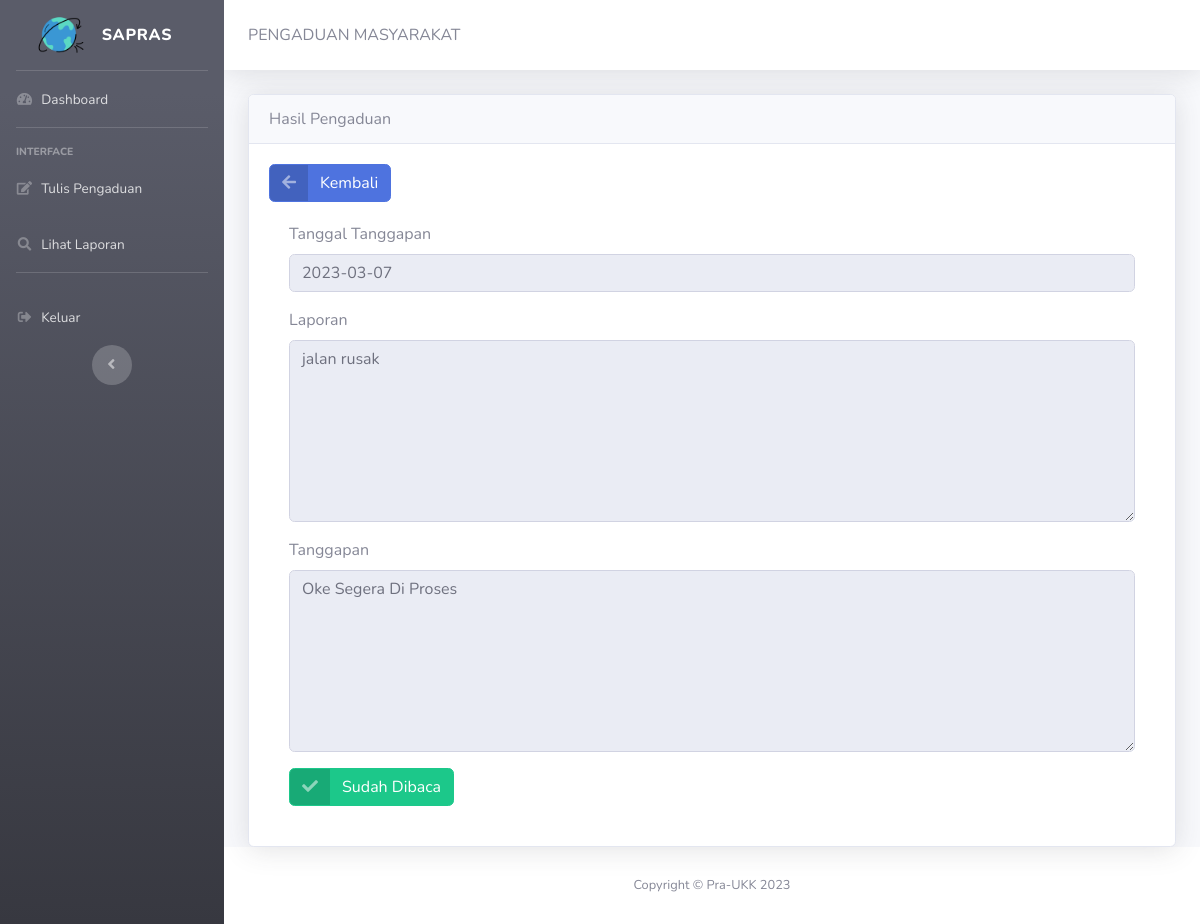
The app's page /masyarakat.php?url=lihat_tanggapan&id=9 (signed in) with its own data.
### tables this page shows
CREATE TABLE `tanggapan` (
  `id_tanggapan` int(11) NOT NULL,
  `id_pengaduan` int(11) NOT NULL,
  `tgl_tanggapan` date NOT NULL,
  `tanggapan` text NOT NULL,
  `id_petugas` int(11) NOT NULL
);

CREATE TABLE `pengaduan` (
  `id_pengaduan` int(11) NOT NULL,
  `tgl_pengaduan` date NOT NULL,
  `nik` varchar(16) NOT NULL,
  `isi_laporan` text NOT NULL,
  `foto` varchar(255) NOT NULL,
  `status` enum('0','proses','tolak','selesai','dibaca') NOT NULL
);

### lihat_tanggapan.php (the view, shortened to what this page needs)
<!DOCTYPE html>
<html lang="en">
<head>
    <link href="vendor/fontawesome-free/css/all.min.css" rel="stylesheet" type="text/css" />
    <link href="css/sb-admin-2.min.css" rel="stylesheet" />
</head>
<body id="page-top">
    <div class="card shadow">
        <div class="card-header">
            Hasil Pengaduan
        </div>
        <div class="card-body">
            <div class="from-group cols-sm-6">
                <a href="?url=lihat_pengaduan" class="btn btn-primary btn-icon-split">
                    <span class="icon text-white-50">
                        <i class="fas fa-arrow-left"></i>
                    </span>
                    <span class="text">Kembali</span>
                </a>
            </div>
            <div class="card-body">
                <form action="simpan_pengaduan.php" method="post" class="form-horizontal" enctype="multipart/form-data">
                    <?php
                    $conn = mysqli_connect("localhost", "root", "", "sarana_prasarana");
                    $query = mysqli_query($conn, "SELECT * FROM pengaduan, tanggapan WHERE tanggapan.id_pengaduan='$_GET[id]' AND tanggapan.id_pengaduan=pengaduan.id_pengaduan");
                    $cek = mysqli_num_rows($query);
                    if ($cek < 1) {
                        echo "<font color='red'>Pengaduan Anda Belum Ditanggapi Atau Lihat Status Pengaduan Untuk Info Detail  </font>";
                    } else {
                        $data = mysqli_fetch_array($query);
                    ?>
                        <div class="form-group cols-sm-4">
                            <label>Tanggal Tanggapan</label>
                            <input type="text" name="tgl_pengaduan" value="<?php echo isset($data['tgl_tanggapan']) ? $data['tgl_tanggapan'] : ''; ?>" class="form-control" readonly>
                        </div>
                        <div class="form-group cols-sm-6">
                            <label>Laporan</label>
                            <textarea class="form-control" rows="7" name="isi_laporan" readonly=""><?php echo isset($data['isi_laporan']) ? $data['isi_laporan'] : ''; ?></textarea>
                        </div>
                        <div class="form-group cols-sm-6">
                            <label>Tanggapan</label>
                            <textarea class="form-control" rows="7" name="isi_tanggapan" readonly=""><?php echo isset($data['tanggapan']) ? $data['tanggapan'] : ''; ?></textarea>
                        </div>
                        <a href="dibaca.php?id=<?php echo $data['id_pengaduan']; ?>" class="btn btn-success btn-icon-split" onclick="return confirm('Yakin Sudah Di Baca ?')">
                            <span class="icon text-white-50">
                                <i class="fas fa-check"></i>
                            </span>
                            <span class="text">Sudah Dibaca</span>
                        </a>
                    <?php
                    }
                    ?>
            </div>
        </div>
</body>
</html>

### records on screen
tanggapan: tgl_pengaduan "2023-03-07", isi_tanggapan "Oke Segera Di Proses"
pengaduan: isi_laporan "jalan rusak"
